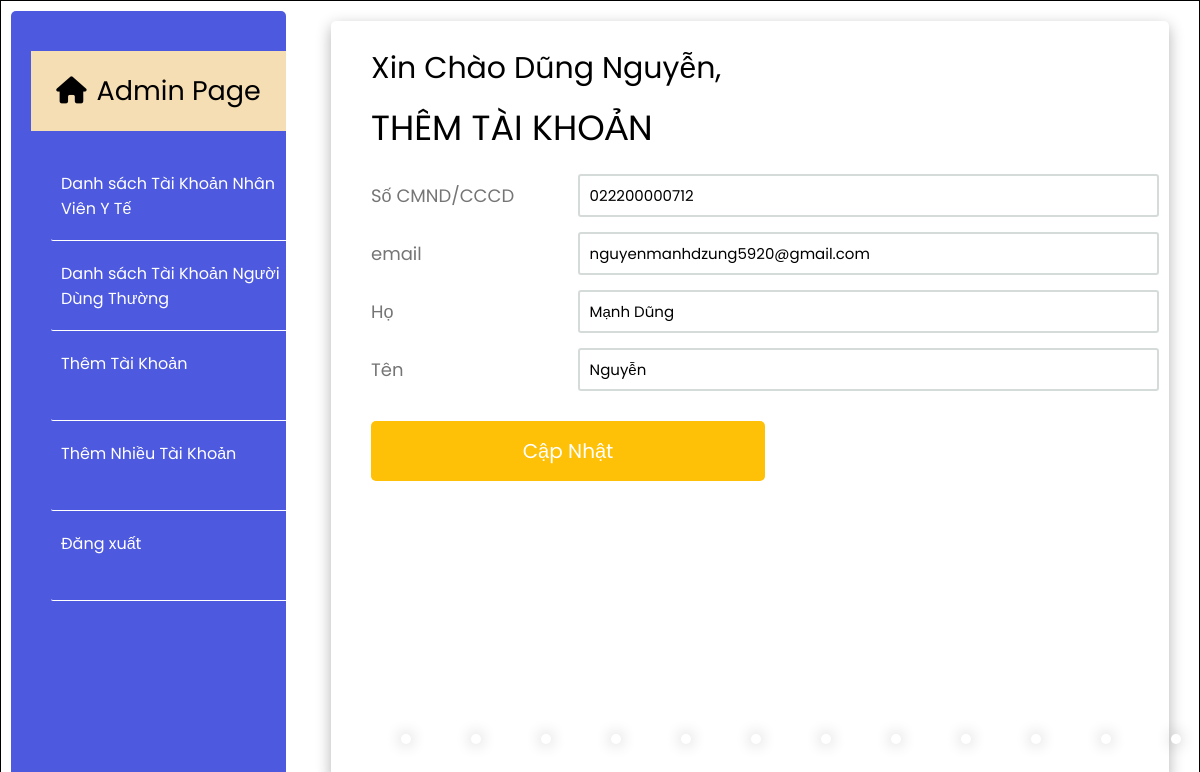
The page /sys_admin/update/1 (signed in) on the database its author committed.
### authentication/models.py (models this page shows)
class User(AbstractUser):
    is_normal_user = models.BooleanField(default=True)
    is_MOH = models.BooleanField(default=False)

### system_admin/views.py (the view, shortened to what this page needs)
# urls.py: path('update/<id>', views.update, name="update"),
def update(request, id):
    if request.user.is_authenticated:
        user1 = {
            'user': User.objects.get(id=id)
        }
    else:
        messages.error(request, "Vui lòng đăng nhập để tiếp tục")
        return redirect('http://127.0.0.1:8000/sys_admin/login')
    return render(request, 'update_user.html', user1)

### system_admin/templates/update_user.html (shortened to what this page needs)
{% load static %}
<!DOCTYPE html>
<html>
<head>
    <link rel="stylesheet" href="https://cdnjs.cloudflare.com/ajax/libs/font-awesome/6.0.0-beta3/css/all.min.css"/>
    <link rel="stylesheet" href="{% static 'style.css' %}">
</head>
<body>
    <div class="navigation">
        <div class="wrapper">
            <div class="decoration">
                <p><i class="fas fa-home"></i>Admin Page</p>
             </div>
            <ul>
                <li class="list">
                    <a href="http://127.0.0.1:8000/sys_admin/list-moh/">
                        <span class="title">Danh sách Tài Khoản Nhân Viên Y Tế</span>
                    </a>
                </li>
                <li class="list">
                    <a href="http://127.0.0.1:8000/sys_admin/list-normal/">
                        <span class="title">Danh sách Tài Khoản Người Dùng Thường</span>
                    </a>
                </li>
                <li class="list">
                    <a href="http://127.0.0.1:8000/sys_admin/add/">
                        <span class="title">Thêm Tài Khoản</span>
                    </a>
                </li>
                <li class="list">
                    <a href="http://127.0.0.1:8000/sys_admin/upload/">
                        <span class="title">Thêm Nhiều Tài Khoản</span>
                    </a>
                </li>
                <li>
                    <a href="http://127.0.0.1:8000/sys_admin/logout/">
                        <span class="title">Đăng xuất</span>
                    </a>
                </li>
            </ul>
        </div>
    </div>
    <div class="main">
        <div class="wrapper">
            <div class="greeting">
                Xin Chào {{request.user.first_name}} {{request.user.last_name}},
            </div>
            <div class="title" style="font-size: 35px;">
                THÊM TÀI KHOẢN
            </div>
            <form class="form" action="" method="post">
                <div class="inputfield">
                    <label>Số CMND/CCCD</label>
                    <input type="text" class="input" value="{{user.username}}" name="national_id">
                </div>
                <div class="inputfield">
                    <label>email</label>
                    <input type="text" class="input" value="{{user.email}}" name="email">
                </div>
                <div class="inputfield">
                    <label>Họ</label>
                    <input type="text" class="input" value="{{user.first_name}}" name="fname">
                </div>
                <div class="inputfield">
                    <label>Tên</label>
                    <input type="text" class="input" value="{{user.last_name}}" name="lname">
                </div>
                <div class="inputfield">
                    <input type="submit" value="Cập Nhật" class="btn" name="submit">
                </div>
            </form>
            <div class="filler">
                <div class="dot num1"></div>
                <div class="dot num2"></div>
                <div class="dot num3"></div>
                <div class="dot num4"></div>
                <div class="dot num5"></div>
                <div class="dot num6"></div>
                <div class="dot num1"></div>
                <div class="dot num2"></div>
                <div class="dot num3"></div>
                <div class="dot num4"></div>
                <div class="dot num5"></div>
                <div class="dot num6"></div>
            </div>
        </div>
    </div>
</body>
</html>

### system_admin/static/style.css (style rules this page uses)
* { margin: 0; padding: 0; box-sizing: border-box; font-family: 'Poppins', sans-serif; }
body { position: relative; width: 100%; height: 100vh; display: flex; border: 1px solid black; background: url('/static/images/whitebg.jpg'); overflow: hidden; }
.navigation { display: flex; width: 20vw; min-width: 300px; height: 100%; padding-right: 5px; }
.navigation .wrapper { padding: 40px 0 10px 20px; margin: 10px 10px; width: 100%; border-radius: 5px; background: #4d59df; }
.navigation .wrapper .decoration { width: 100%; height: 10vh; background-color: wheat; margin-bottom: 30px; display: flex; }
.navigation .wrapper .decoration p { font-size: 27px; margin: auto; color: #000; }
.navigation .wrapper .decoration i { margin-right: 10px; }
.navigation .wrapper ul { list-style: none; }
.navigation .wrapper ul li { position: relative; display: block; width: auto; margin: 10px 0 10px 20px; margin-top: 10px; margin-bottom: 10px; background: #4d59df; height: 80px; border-bottom: 0.5px solid white; cursor: pointer; transition: 0.5s ease; border-radius: 2px 0 0 2px; }
.navigation .wrapper ul li a { position: relative; display: block; width: 100%; padding-top: 10px; padding-left: 10px; height: 50px; color: #fff; text-decoration: none; border-radius: 5px; cursor: pointer; }
.main { display: flex; width: 80%; height: 100%; }
.main .wrapper { position: relative; background-color: transparent; padding: 15px 10px 10px 40px; margin: 20px 30px; width: 100%; opacity: 1; border-radius: 5px; box-shadow: inset; box-shadow: 0 5px 15px rgba(0,0,0 , 0.3); }
.main .wrapper .greeting { font-size: 30px; margin-top: 10px; }
.main .wrapper .title { margin-top: 10px; margin-bottom: 20px; font-size: 25px ; }
.wrapper .form { width: 100%; }
.wrapper .form .inputfield { margin-bottom: 15px; display: flex; align-items: center; }
.wrapper .form .inputfield label { width: 200px; color: #757575; margin-right: 10px; font-size: 18px; }
.wrapper .form .inputfield .input, .wrapper .form .inputfield .textarea { width: 75%; border: 2px solid #d5dbd9; font-size: 15px; padding: 8px 10px; border-radius: 3px; }
.wrapper .form .inputfield .btn { width: 50%; margin-top: 15px; padding: 15px 15px; font-size: 20px; border: 0px; background: #fec107; color: #fff; cursor: pointer; border-radius: 5px; outline: none; }
.wrapper .form .inputfield:last-child { margin-bottom: 0; }
.wrapper .inputfield label { font-size: 25px; }
.wrapper .inputfield input { cursor: pointer; padding: 10px; }
.wrapper .filler { position: absolute; transform: translateY(55px); bottom: 0; width: 70vw; height: 100px; display: flex; justify-content: space-around; }
.wrapper .filler .dot { border-radius: 50%; width: 10px; height: 10px; background-color: white; box-shadow: 0 0 15px rgba(0,0,0 , 0.3); }
.wrapper .filler .num1 { animation: rainbow 3s infinite; }
.wrapper .filler .num2 { animation: rainbow 4s infinite; }
.wrapper .filler .num3 { animation: rainbow 5s infinite; }
.wrapper .filler .num4 { animation: rainbow 6s infinite; }
.wrapper .filler .num5 { animation: rainbow 5s infinite; }
.wrapper .filler .num6 { animation: rainbow 4s infinite; }

### rows shown on the page
User: user.first_name "Dũng", user.last_name "Nguyễn"
User: national_id "022200000712", email "nguyenmanhdzung5920@gmail.com", fname "Mạnh Dũng", lname "Nguyễn"
